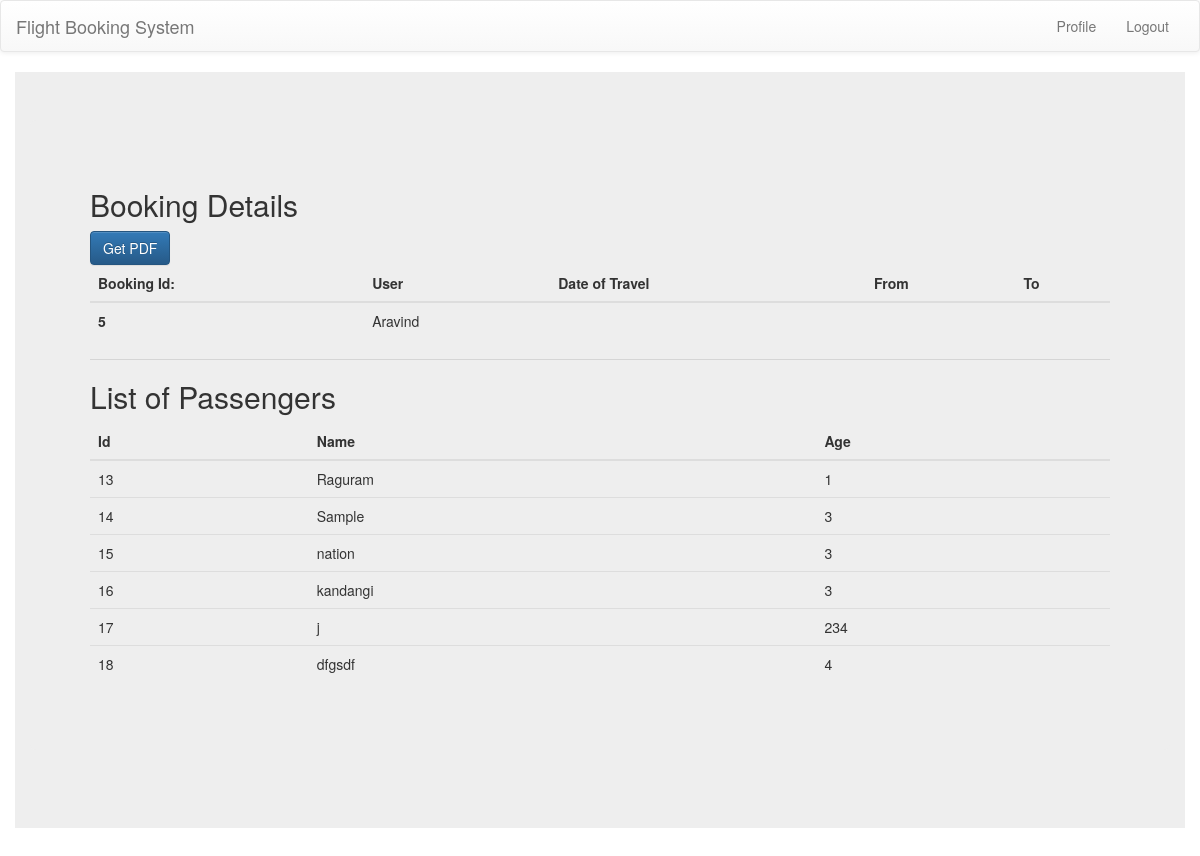
Page /booking-details/5 (signed in) on the committed database.
### user/models.py (models this page shows, shortened)
class Bookings(models.Model):
    user_id=models.ForeignKey(User,on_delete=models.SET_NULL,blank=True,null=True)
    travel=models.ForeignKey(Travel,on_delete=models.SET_NULL,blank=True,null=True)
    passengers_count=models.PositiveIntegerField(default=1)
    passengers_names=models.ManyToManyField(Passengers)

class User(AbstractUser):
    username=None
    name=models.CharField(max_length=30)
    email=models.EmailField(unique=True)
    phone_number=models.CharField(max_length=10)
    USERNAME_FIELD='email'
    REQUIRED_FIELDS=[]
    objects=UserManager()

class Passengers(models.Model):
    name=models.CharField(max_length=10)
    age=models.PositiveIntegerField()

### user/views.py (the view)
# urls.py: path("booking-details/<int:id>",booking_details,name="booking-detail"),
@login_required(login_url="/login")
def booking_details(request,id):
    user=request.user
    try:
        booking=Bookings.objects.get(id=id)
    except:
        raise ValueError("Invalid booking Id")
    if user!=booking.user_id:
        return HttpResponse("<h1>You are not authorized to view this page</h1>")
    passengers=booking.passengers_names.all()
    return render(request,"booking-detail.html",context={"booking":booking,"passengers":passengers})

### templates/booking-detail.html
{% extends 'home.html' %}
{% block main %}
<div class="jumbotron container">
    <div class="jumbotron">
        <h2 class="display-4">Booking Details</h2>
        <a class="btn btn-primary" href="{% url 'get-pdf' booking.id %}">Get PDF</a>
        <table class="table table-dark">
          <thead>
            <tr>
              <th scope="col">Booking Id:</th>
              <th scope="col">User</th>
              <th scope="col">Date of Travel</th>
              <th scope="col">From</th>
              <th scope="col">To</th>
            </tr>
          </thead>
          <tbody>
            <tr>
              <th scope="row">{{booking.id}}</th>
              <td>{{booking.user_id.name}}</td>
              <td>{{booking.travel.date}}</td>
              <td>{{booking.travel.flight_id.source.name}}</td>
              <td>{{booking.travel.flight_id.destination.name}}</td>
            </tr>
          </tbody>
          </table>
        <hr class="my-4">
        <h2>List of Passengers</h2>
        <table class="table table-dark">
          <thead>
            <tr>
              <th scope="col">Id</th>
              <th scope="col">Name</th>
              <th scope="col">Age</th>
            </tr>
          </thead>
          <tbody>
              {% for passenger in passengers %}
            <tr>
              <td>{{passenger.id}}</td>
              <td>{{passenger.name}}</td>
              <td>{{passenger.age}}</td>
            </tr>
            {% endfor %}
          </tbody>
        </table>
      </div>
  </div>
{% endblock main %}

### rows in the picture
Bookings: id "5", user_id.name "Aravind"
Passengers: id "13", name "Raguram", age "1"
Passengers: id "14", name "Sample", age "3"
Passengers: id "15", name "nation", age "3"
Passengers: id "16", name "kandangi", age "3"
Passengers: id "17", name "j", age "234"
Passengers: id "18", name "dfgsdf", age "4"
